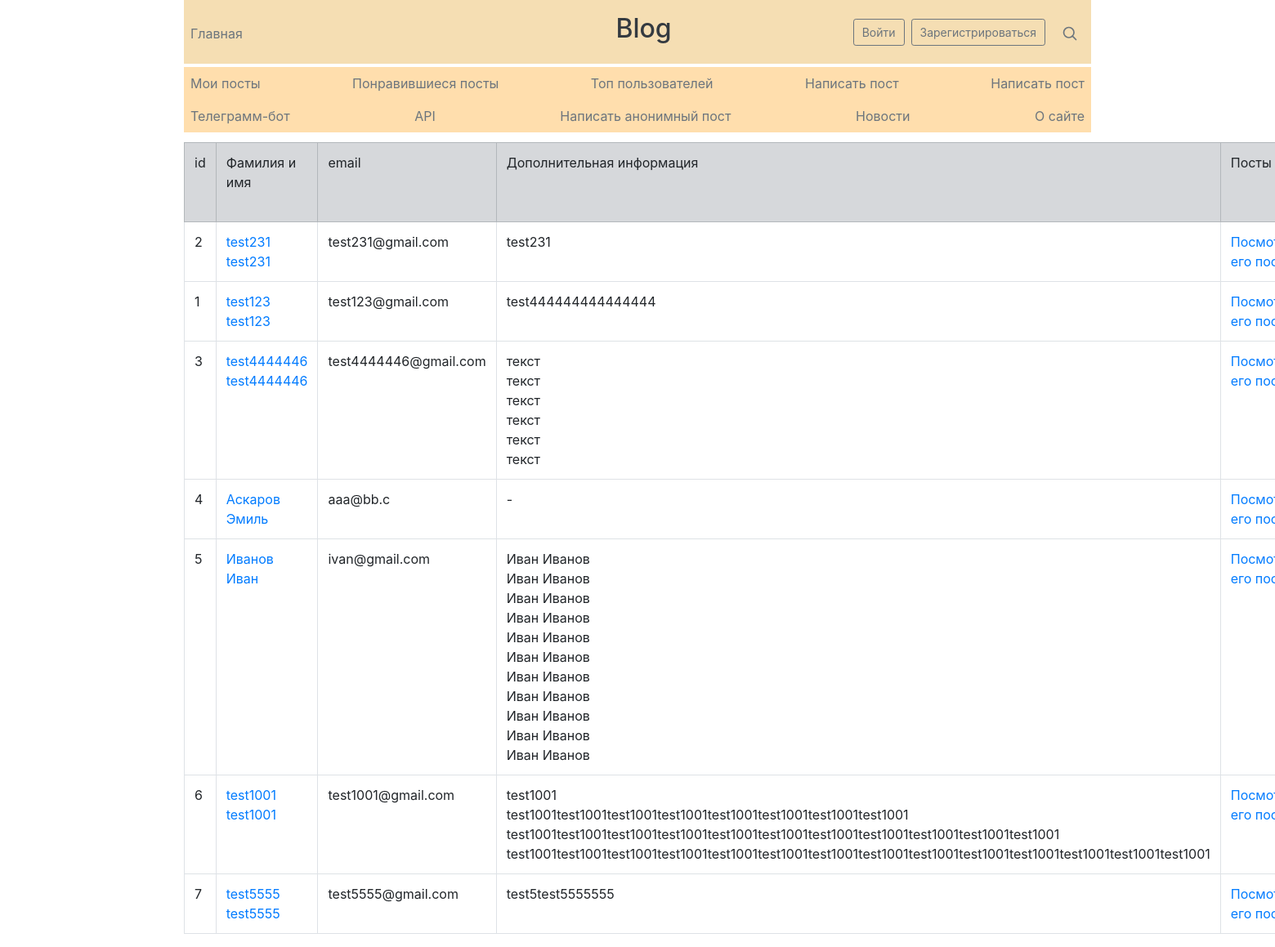
Screenshot of /users with the database file from the repository.
### data/users.py (models this page shows, shortened)
class User(SqlAlchemyBase, UserMixin, SerializerMixin):
    __tablename__ = 'users'
    id = sqlalchemy.Column(sqlalchemy.Integer,
                           primary_key=True, autoincrement=True)
    surname = sqlalchemy.Column(sqlalchemy.String, nullable=True)
    name = sqlalchemy.Column(sqlalchemy.String, nullable=True)
    about = sqlalchemy.Column(sqlalchemy.String, nullable=True)
    email = sqlalchemy.Column(sqlalchemy.String,
                              index=True, unique=True, nullable=True)
    hashed_password = sqlalchemy.Column(sqlalchemy.String, nullable=True)
    icon = sqlalchemy.Column(sqlalchemy.String, default='default_user.png')
    posts = orm.relation("Post", back_populates='author')
    followed = orm.relationship('User',
                                secondary=followers,
                                primaryjoin=(followers.c.follower_id == id),
                                secondaryjoin=(followers.c.followed_id == id),
                                backref=orm.backref('followers',
                                                    lazy='dynamic'),
                                lazy='dynamic')
    subscribed = orm.relationship('User',
                                  secondary=subscribers,
                                  primaryjoin=(
                                          subscribers.c.subscriber_id == id),
                                  secondaryjoin=(
                                          subscribers.c.subscribed_id == id),
                                  backref=orm.backref('subscribers',
                                                      lazy='dynamic'),
                                  lazy='dynamic')
    liked_posts = orm.relation('Post', secondary='liked')
    kol_likes = None  # суммарное кол-во лайков за все его посты

### main.py (the view)
@app.route("/users")
def all_users():
    db_sess = db_session.create_session()
    users = db_sess.query(User).all()
    for user in users:
        kol_likes = 0
        for post in user.posts:
            kol_likes += len(post.likes_)
        user.kol_likes = kol_likes
    return render_template("users.html",
                           title='Пользователи',
                           users=sorted(users,
                                        key=lambda user: -user.kol_likes))

### data/db_session.py (called while the page is built)
def create_session() -> Session:
    global __factory
    return __factory()

### templates/users.html (shortened to what this page needs)
{% extends "base.html" %}
{% block content %}
<table width="100%" class="table table-bordered">
    <tr class="table-secondary">
        <td>id</td>
        <td>Фамилия и имя</td>
        <td>email</td>
        <td>Дополнительная информация</td>
        <td>Посты</td>
    </tr>
    {% for user in users %}
    <tr>
        <td>{{ user.id }}</td>
        <td><a href="/users/{{ user.id }}">{{ user.surname }} {{ user.name }}</a></td>
        <td>{{ user.email }}</td>
        <td>{{ user.about }}</td>
        <td><a href="/posts/users/{{ user.id }}">Посмотреть его посты</a></td>
    </tr>
    {% endfor %}
</table>
{% endblock %}

### static/css/style.css (style rules this page uses)
td { white-space: pre-wrap; }

### rows the page displays
User: id "2", surname "test231", name "test231", email "test231@gmail.com", about "test231"
User: id "1", surname "test123", name "test123", email "test123@gmail.com", about "test444444444444444"
User: id "3", surname "test4444446", name "test4444446", email "test4444446@gmail.com", about "текст текст текст текст текст текст"
User: id "4", surname "Аскаров", name "Эмиль", email "aaa@bb.c", about "-"
User: id "5", surname "Иванов", name "Иван", email "ivan@gmail.com", about "Иван Иванов Иван Иванов Иван Иванов Иван Иванов Иван Иванов Иван Иванов Иван Иванов Иван Иванов Иван Иванов Иван Иванов Иван Иванов"
User: id "6", surname "test1001", name "test1001", email "test1001@gmail.com", about "test1001 test1001test1001test1001test1001test1001test1001test1001test1001 test1001test1001test1001test1001test1001test1001test1001test1001test1001test1001test1001 test1001test1001test1001test1001test1001test1001test1001test1001test1001test1001test1001test1001test1001test1001"
User: id "7", surname "test5555", name "test5555", email "test5555@gmail.com", about "test5test5555555"
